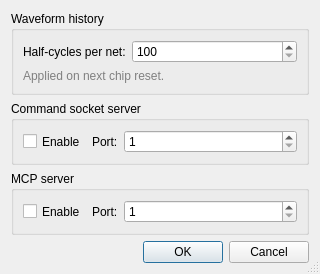
<?xml version="1.0" encoding="UTF-8"?>
<ui version="4.0">
 <class>DialogSettings</class>
 <widget class="QDialog" name="DialogSettings">
  <property name="geometry">
   <rect>
    <x>0</x>
    <y>0</y>
    <width>320</width>
    <height>260</height>
   </rect>
  </property>
  <property name="windowTitle">
   <string>Settings</string>
  </property>
  <property name="sizeGripEnabled">
   <bool>true</bool>
  </property>
  <layout class="QVBoxLayout" name="verticalLayout">
   <item>
    <widget class="QGroupBox" name="groupHistory">
     <property name="title">
      <string>Waveform history</string>
     </property>
     <layout class="QFormLayout" name="formHistory">
      <item row="0" column="0">
       <widget class="QLabel" name="lblHistory">
        <property name="text">
         <string>Half-cycles per net:</string>
        </property>
       </widget>
      </item>
      <item row="0" column="1">
       <widget class="QSpinBox" name="spinHistory">
        <property name="minimum">
         <number>100</number>
        </property>
        <property name="maximum">
         <number>10000</number>
        </property>
        <property name="singleStep">
         <number>100</number>
        </property>
       </widget>
      </item>
      <item row="1" column="0" colspan="2">
       <widget class="QLabel" name="lblHistoryNote">
        <property name="styleSheet">
         <string notr="true">color: gray;</string>
        </property>
        <property name="text">
         <string>Applied on next chip reset.</string>
        </property>
       </widget>
      </item>
     </layout>
    </widget>
   </item>
   <item>
    <widget class="QGroupBox" name="groupSocket">
     <property name="title">
      <string>Command socket server</string>
     </property>
     <layout class="QHBoxLayout" name="horizontalLayout_2">
      <item>
       <widget class="QCheckBox" name="checkSocket">
        <property name="sizePolicy">
         <sizepolicy hsizetype="Fixed" vsizetype="Preferred">
          <horstretch>0</horstretch>
          <verstretch>0</verstretch>
         </sizepolicy>
        </property>
        <property name="text">
         <string>Enable</string>
        </property>
       </widget>
      </item>
      <item>
       <widget class="QLabel" name="lblSocketPort">
        <property name="sizePolicy">
         <sizepolicy hsizetype="Fixed" vsizetype="Preferred">
          <horstretch>0</horstretch>
          <verstretch>0</verstretch>
         </sizepolicy>
        </property>
        <property name="text">
         <string>Port:</string>
        </property>
       </widget>
      </item>
      <item>
       <widget class="QSpinBox" name="spinSocketPort">
        <property name="minimum">
         <number>1</number>
        </property>
        <property name="maximum">
         <number>65535</number>
        </property>
       </widget>
      </item>
     </layout>
    </widget>
   </item>
   <item>
    <widget class="QGroupBox" name="groupMcp">
     <property name="title">
      <string>MCP server</string>
     </property>
     <layout class="QHBoxLayout" name="horizontalLayout">
      <item>
       <widget class="QCheckBox" name="checkMcp">
        <property name="sizePolicy">
         <sizepolicy hsizetype="Fixed" vsizetype="Preferred">
          <horstretch>0</horstretch>
          <verstretch>0</verstretch>
         </sizepolicy>
        </property>
        <property name="text">
         <string>Enable</string>
        </property>
       </widget>
      </item>
      <item>
       <widget class="QLabel" name="lblMcpPort">
        <property name="sizePolicy">
         <sizepolicy hsizetype="Fixed" vsizetype="Preferred">
          <horstretch>0</horstretch>
          <verstretch>0</verstretch>
         </sizepolicy>
        </property>
        <property name="text">
         <string>Port:</string>
        </property>
       </widget>
      </item>
      <item>
       <widget class="QSpinBox" name="spinMcpPort">
        <property name="minimum">
         <number>1</number>
        </property>
        <property name="maximum">
         <number>65535</number>
        </property>
       </widget>
      </item>
     </layout>
    </widget>
   </item>
   <item>
    <spacer name="verticalSpacer">
     <property name="orientation">
      <enum>Qt::Orientation::Vertical</enum>
     </property>
     <property name="sizeHint" stdset="0">
      <size>
       <width>20</width>
       <height>20</height>
      </size>
     </property>
    </spacer>
   </item>
   <item>
    <widget class="QDialogButtonBox" name="buttonBox">
     <property name="orientation">
      <enum>Qt::Orientation::Horizontal</enum>
     </property>
     <property name="standardButtons">
      <set>QDialogButtonBox::StandardButton::Cancel|QDialogButtonBox::StandardButton::Ok</set>
     </property>
    </widget>
   </item>
  </layout>
 </widget>
 <tabstops>
  <tabstop>spinHistory</tabstop>
  <tabstop>checkSocket</tabstop>
  <tabstop>spinSocketPort</tabstop>
  <tabstop>checkMcp</tabstop>
  <tabstop>spinMcpPort</tabstop>
 </tabstops>
 <resources/>
 <connections>
  <connection>
   <sender>buttonBox</sender>
   <signal>accepted()</signal>
   <receiver>DialogSettings</receiver>
   <slot>accept()</slot>
   <hints>
    <hint type="sourcelabel">
     <x>20</x>
     <y>20</y>
    </hint>
    <hint type="destinationlabel">
     <x>20</x>
     <y>20</y>
    </hint>
   </hints>
  </connection>
  <connection>
   <sender>buttonBox</sender>
   <signal>rejected()</signal>
   <receiver>DialogSettings</receiver>
   <slot>reject()</slot>
   <hints>
    <hint type="sourcelabel">
     <x>20</x>
     <y>20</y>
    </hint>
    <hint type="destinationlabel">
     <x>20</x>
     <y>20</y>
    </hint>
   </hints>
  </connection>
 </connections>
</ui>
